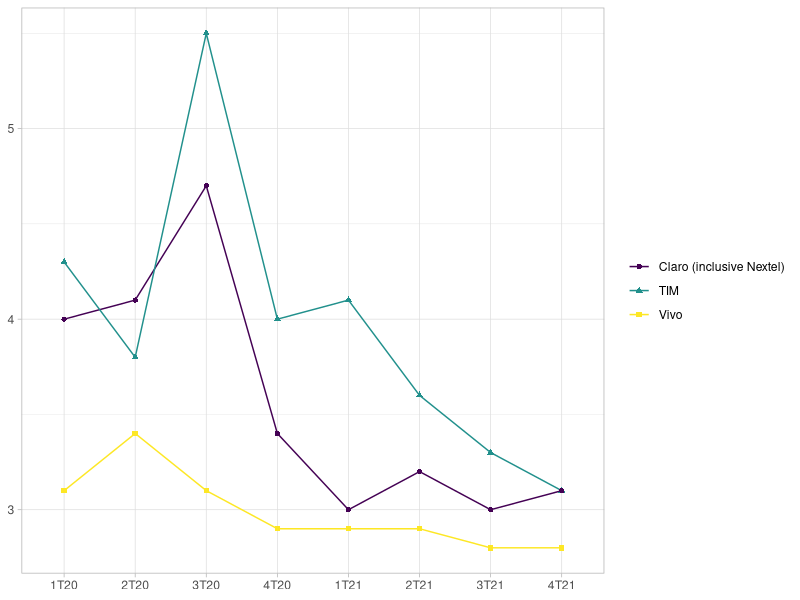
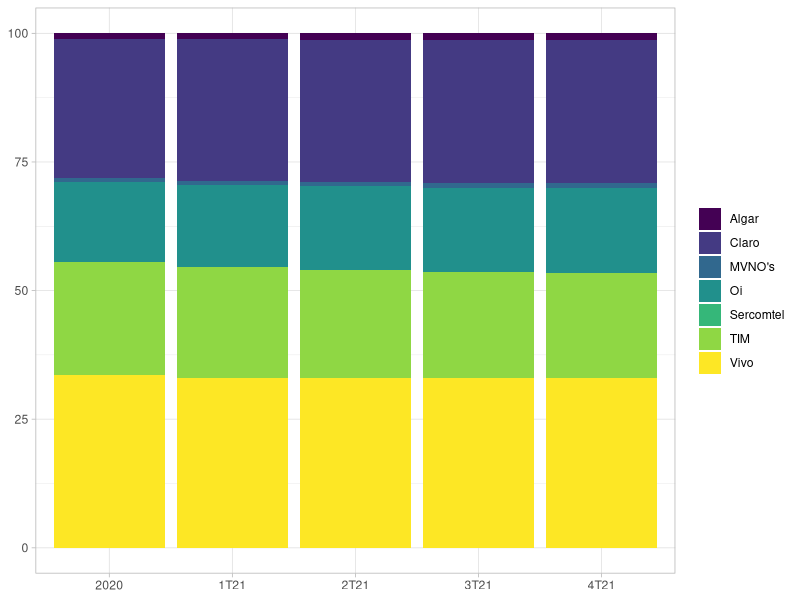
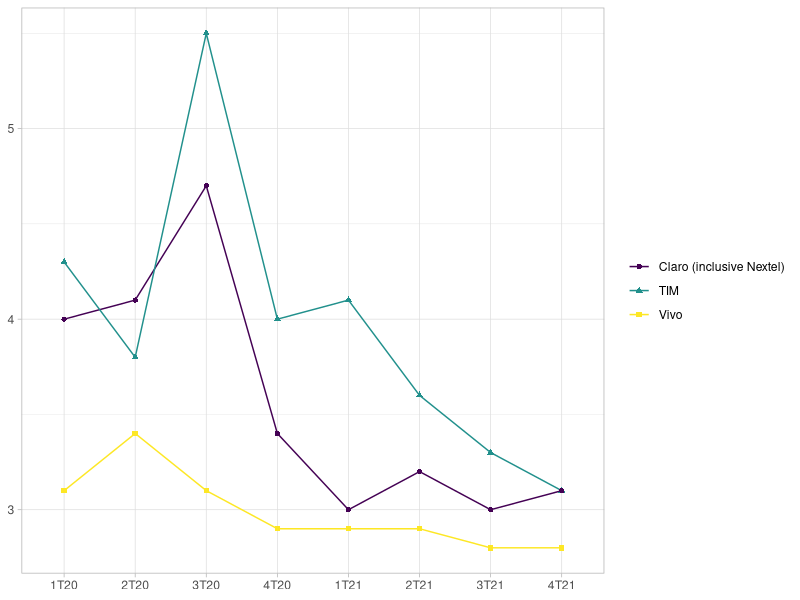
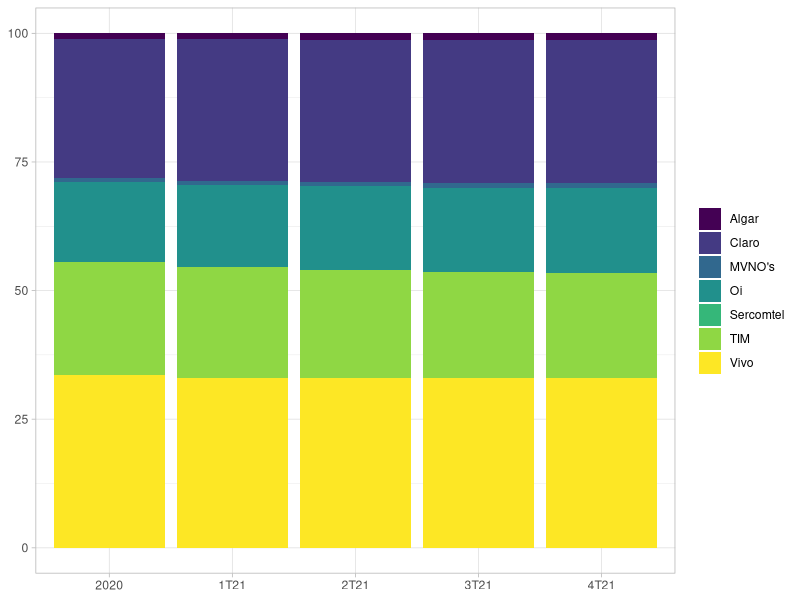

Source code (R) for these figures, in order:
library(tidyverse) # ok
library(stringr)
library(glue)
library(readxl)

dados <- read_excel("csvs/teleco.xlsx", sheet = "churn_operadoras") %>% 
    rename(operadora = 1) %>% 
    gather(trimestre, taxa_churn, matches('[0-9]T')) %>% 
    mutate(trimestre = as_factor(trimestre),
           taxa_churn = round(100 * taxa_churn, 1),
           operadora = ifelse(str_detect(operadora, 'Claro'), 'Claro (inclusive Nextel)', operadora)) %>% 
    filter(operadora != 'Churn Brasil')

ggplot(dados, aes(trimestre, taxa_churn, color = operadora)) +
    geom_line(aes(group = operadora)) +
    geom_point(aes(shape = operadora)) +
    scale_color_viridis_d(option = 'D') +
    theme_light() +
    labs(x = NULL, y = NULL, color = NULL, shape = NULL)

# title = '% Churn trimestral, por operadora de celular, no Brasil'

ggsave("plots/teleco_churn_trimestral_operadoras_celular.png", width = 9, height = 5)



dados <- read_excel("csvs/teleco.xlsx", sheet = "market_share_operadoras") %>% 
    rename(operadora = 1) %>% 
    filter(operadora != 'Celulares') %>% 
    gather(periodo, mshare, -operadora) %>% 
    mutate(periodo = as_factor(periodo),
           mshare = round(100 * mshare, 2)) %>% 
    filter(!str_detect(periodo, '2018|2019|22'))

ggplot(dados, aes(periodo, mshare, fill = operadora)) +
    geom_col() +
    scale_fill_viridis_d() +
    theme_light() +
    labs(x = NULL, y = NULL, fill = NULL)
# title = 'Market share, por operadora de celular, no Brasil',

ggsave("plots/teleco_mshare_operadora_celular_brasil.png", width = 9, height = 5)
